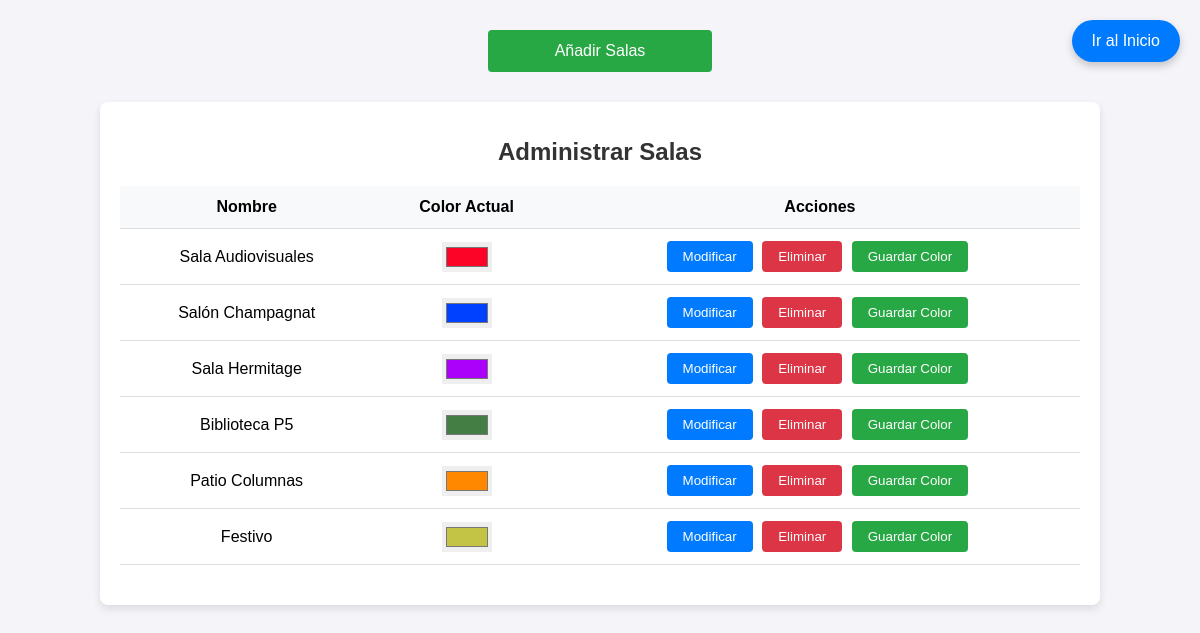
Page /administrar_salas.php on the committed database.
### tables this page shows
CREATE TABLE `espacios` (
  `id_espacio` int(11) NOT NULL AUTO_INCREMENT,
  `nombre` varchar(100) NOT NULL,
  `color` varchar(7) DEFAULT '#ffffff',
  PRIMARY KEY (`id_espacio`)
);

### administrar_salas.php (the view, shortened to what this page needs)
<?php
require __DIR__ . '/config_local.php';
$query = "SELECT id_espacio, nombre, color FROM espacios";
$result = mysqli_query($conn, $query);
?>
<!DOCTYPE html>
<html lang="es">
<head>
</head>
<body>
<a href="añadir_salas.php" class="btn-añadir-sala">Añadir Salas</a>
<a href="index.php" class="btn-ir-al-inicio">Ir al Inicio</a>
    <div class="container">
        <h1>Administrar Salas</h1>
        <table>
            <thead>
                <tr>
                    <th>Nombre</th>
                    <th>Color Actual</th>
                    <th>Acciones</th>
                </tr>
            </thead>
            <tbody>
            <?php if ($result->num_rows > 0): ?>
            <?php while ($row = $result->fetch_assoc()): ?>
                <tr>
                    <td><?php echo htmlspecialchars($row['nombre']); ?></td>
                    <td>
                        <input type="color" class="color-picker" data-id="<?php echo $row['id_espacio']; ?>" value="<?php echo $row['color'] ?: '#ffffff'; ?>">
                    </td>
                    <td>
                        <a href="modificar_sala.php?id=<?php echo $row['id_espacio']; ?>">
                            <button class="btn-accion">Modificar</button>
                        </a>
                        <a href="eliminar_sala.php?id=<?php echo $row['id_espacio']; ?>">
                            <button class="btn-accion btn-eliminar">Eliminar</button>
                        </a>
                        <button class="btn-accion btn-guardar-color" data-id="<?php echo $row['id_espacio']; ?>">Guardar Color</button>
                    </td>
                </tr>
            <?php endwhile; ?>
        <?php else: ?>
            <tr>
                <td colspan="3">No hay salas disponibles</td>
            </tr>
        <?php endif; ?>
        </tbody>
    </table>
    </div>
</body>
</html>

### administrar_salas.php (style rules this page uses)
body { font-family: 'Arial', sans-serif; background-color: #f4f4f9; margin: 0; padding: 0; }
.container { width: 80%; margin: 30px auto; padding: 20px; background-color: #ffffff; box-shadow: 0 4px 8px rgba(0, 0, 0, 0.1); border-radius: 8px; }
h1 { text-align: center; color: #333; font-size: 24px; }
table { width: 100%; margin: 20px 0; border-collapse: collapse; }
th, td { padding: 12px; text-align: left; border-bottom: 1px solid #ddd; text-align: center; }
th { background-color: #f8f9fa; text-align: center; }
a { text-decoration: none; }
button { background-color: #007bff; color: white; padding: 10px 20px; border: none; border-radius: 4px; cursor: pointer; }
.btn-añadir-sala { display: block; width: 200px; margin: 30px auto; background-color: #28a745; color: white; padding: 12px; text-align: center; border-radius: 4px; text-decoration: none; }
.btn-ir-al-inicio { position: fixed; top: 20px; right: 20px; background-color: #007bff; color: white; font-size: 16px; padding: 12px 20px; border-radius: 50px; text-decoration: none; box-shadow: 0 4px 8px rgba(0, 0, 0, 0.2); transition: background-color 0.3s ease; }
.btn-accion { background-color: #007bff; color: white; padding: 8px 16px; border: none; border-radius: 4px; text-decoration: none; margin-right: 5px; display: inline-block; cursor: pointer; }
.btn-eliminar { background-color: #dc3545; }
.color-picker { width: 100%; max-width: 50px; height: 30px; border: none; cursor: pointer; }
.btn-guardar-color { background-color: #28a745; color: white; padding: 8px 16px; border: none; border-radius: 4px; display: inline-block; cursor: pointer; margin-right: 5px; }

### rows in the picture
espacios: nombre "Sala Audiovisuales", color "#fc0328"
espacios: nombre "Salón Champagnat", color "#0040ff"
espacios: nombre "Sala Hermitage", color "#ab00fa"
espacios: nombre "Biblioteca P5", color "#447e45"
espacios: nombre "Patio Columnas", color "#ff8800"
espacios: nombre "Festivo", color "#c3c346"
